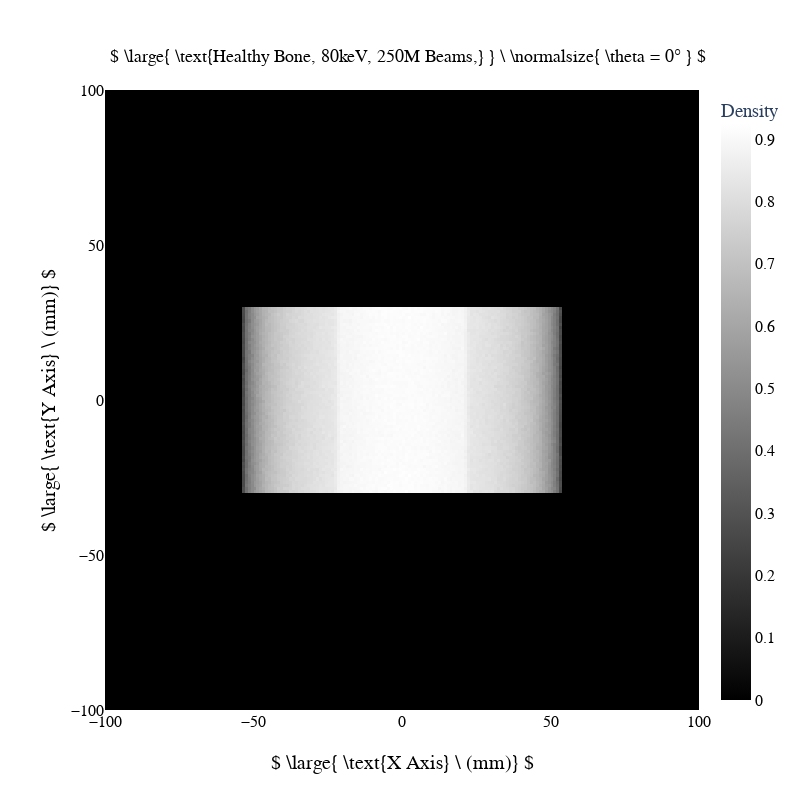

Notebook code for this chart:
### Code cell
array = htmp_array
# array = denoised_image
# array = fft_image

title   = r"$ \large{ \text{Healthy Bone, 80keV, 250M Beams,} } \ \normalsize{ \theta = 0° } $"
x_label = r"$ \large{ \text{X Axis} \ (mm)} $"
y_label = r"$ \large{ \text{Y Axis} \ (mm)} $"

width  = 800
height = 800

save_as = ''

heatmap2(array, xlim, ylim, title, x_label, y_label, width, height, save_as)

### Figure 1 — Plotly figure (JSON) as saved in the notebook; plotly's stock layout.template omitted (floating-point values rounded to 4 significant figures; data arrays with more than 128 entries replaced by an {"elided": "..."} marker saying what was removed)
{"data": [{"colorbar": {"tickfont": {"color": "Black", "family": "Merriweather", "size": 16}, "title": {"text": "Density"}}, "colorscale": [[0, "black"], [1, "white"]], "type": "heatmap", "x": {"elided": "201 int values"}, "y": {"elided": "201 int values"}, "z": {"elided": "200x200 float values"}}], "layout": {"height": 800, "margin": {"b": 90, "l": 105, "r": 90, "t": 90}, "title": {"font": {"color": "Black", "family": "Merriweather", "size": 18}, "text": "$ \\large{ \\text{Healthy Bone, 80keV, 250M Beams,} } \\ \\normalsize{ \\theta = 0° } $", "x": 0.51, "xanchor": "center", "y": 0.93, "yanchor": "middle"}, "width": 800, "xaxis": {"tickfont": {"color": "Black", "family": "Merriweather", "size": 16}, "title": {"font": {"color": "Black", "family": "Merriweather", "size": 20}, "standoff": 25, "text": "$ \\large{ \\text{X Axis} \\ (mm)} $"}}, "yaxis": {"tickfont": {"color": "Black", "family": "Merriweather", "size": 16}, "title": {"font": {"color": "Black", "family": "Merriweather", "size": 20}, "standoff": 10, "text": "$ \\large{ \\text{Y Axis} \\ (mm)} $"}}}}
